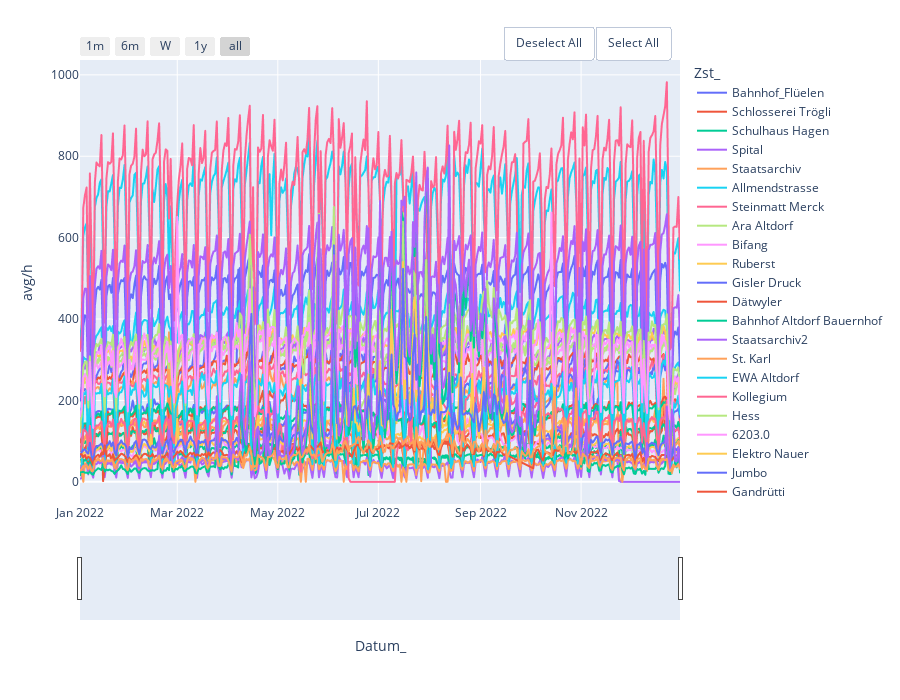

Write notebook code for a chart like this one.
### Code cell
fig = px.line(result, x="Datum_", y="avg/h", color='Zst_', height=700)

fig.update_layout(dict(updatemenus=[
                        dict(
                            type = "buttons",
                            direction = "left",
                            buttons=list([
                                dict(
                                    args=["visible", "legendonly"],
                                    label="Deselect All",
                                    method="restyle"
                                ),
                                dict(
                                    args=["visible", True],
                                    label="Select All",
                                    method="restyle"
                                )
                            ]),
                            pad={"r": 10, "t": 10},
                            showactive=False,
                            x=1,
                            xanchor="right",
                            y=1.1,
                            yanchor="top"
                        ),
                    ]
              ))
fig.update_layout(
    xaxis=dict(
        rangeselector=dict(
            buttons=list([
                dict(count=1,
                     label="1m",
                     step="month",
                     stepmode="backward"),
                dict(count=6,
                     label="6m",
                     step="month",
                     stepmode="backward"),
                dict(count=7,
                     label="W",
                     step="day",
                     stepmode="backward"),
                dict(count=1,
                     label="1y",
                     step="year",
                     stepmode="backward"),
                dict(step="all")
            ])
        ),
        rangeslider=dict(
            visible=True
        ),
        type="date"
    )
)

fig.show()
fig.write_html("PlotZählstellen")

### Figure 1 — Plotly figure (JSON) as saved in the notebook; plotly's stock layout.template omitted (floating-point values rounded to 4 significant figures; data arrays with more than 128 entries replaced by an {"elided": "..."} marker saying what was removed)
{"data": [{"hovertemplate": "Zst_=Bahnhof_Flüelen<br>Datum_=%{x}<br>avg/h=%{y}<extra></extra>", "legendgroup": "Bahnhof_Flüelen", "line": {"color": "#636efa", "dash": "solid"}, "marker": {"symbol": "circle"}, "mode": "lines", "name": "Bahnhof_Flüelen", "showlegend": true, "type": "scattergl", "x": {"elided": "365 str values"}, "xaxis": "x", "y": {"elided": "365 float values"}, "yaxis": "y"}, {"hovertemplate": "Zst_=Schlosserei Trögli<br>Datum_=%{x}<br>avg/h=%{y}<extra></extra>", "legendgroup": "Schlosserei Trögli", "line": {"color": "#EF553B", "dash": "solid"}, "marker": {"symbol": "circle"}, "mode": "lines", "name": "Schlosserei Trögli", "showlegend": true, "type": "scattergl", "x": {"elided": "365 str values"}, "xaxis": "x", "y": {"elided": "365 float values"}, "yaxis": "y"}, {"hovertemplate": "Zst_=Schulhaus Hagen<br>Datum_=%{x}<br>avg/h=%{y}<extra></extra>", "legendgroup": "Schulhaus Hagen", "line": {"color": "#00cc96", "dash": "solid"}, "marker": {"symbol": "circle"}, "mode": "lines", "name": "Schulhaus Hagen", "showlegend": true, "type": "scattergl", "x": {"elided": "365 str values"}, "xaxis": "x", "y": {"elided": "365 float values"}, "yaxis": "y"}, {"hovertemplate": "Zst_=Spital<br>Datum_=%{x}<br>avg/h=%{y}<extra></extra>", "legendgroup": "Spital", "line": {"color": "#ab63fa", "dash": "solid"}, "marker": {"symbol": "circle"}, "mode": "lines", "name": "Spital", "showlegend": true, "type": "scattergl", "x": {"elided": "365 str values"}, "xaxis": "x", "y": {"elided": "365 float values"}, "yaxis": "y"}, {"hovertemplate": "Zst_=Staatsarchiv<br>Datum_=%{x}<br>avg/h=%{y}<extra></extra>", "legendgroup": "Staatsarchiv", "line": {"color": "#FFA15A", "dash": "solid"}, "marker": {"symbol": "circle"}, "mode": "lines", "name": "Staatsarchiv", "showlegend": true, "type": "scattergl", "x": {"elided": "365 str values"}, "xaxis": "x", "y": {"elided": "365 float values"}, "yaxis": "y"}, {"hovertemplate": "Zst_=Allmendstrasse<br>Datum_=%{x}<br>avg/h=%{y}<extra></extra>", "legendgroup": "Allmendstrasse", "line": {"color": "#19d3f3", "dash": "solid"}, "marker": {"symbol": "circle"}, "mode": "lines", "name": "Allmendstrasse", "showlegend": true, "type": "scattergl", "x": {"elided": "365 str values"}, "xaxis": "x", "y": {"elided": "365 float values"}, "yaxis": "y"}, {"hovertemplate": "Zst_=Steinmatt Merck<br>Datum_=%{x}<br>avg/h=%{y}<extra></extra>", "legendgroup": "Steinmatt Merck", "line": {"color": "#FF6692", "dash": "solid"}, "marker": {"symbol": "circle"}, "mode": "lines", "name": "Steinmatt Merck", "showlegend": true, "type": "scattergl", "x": {"elided": "365 str values"}, "xaxis": "x", "y": {"elided": "365 float values"}, "yaxis": "y"}, {"hovertemplate": "Zst_=Ara Altdorf<br>Datum_=%{x}<br>avg/h=%{y}<extra></extra>", "legendgroup": "Ara Altdorf", "line": {"color": "#B6E880", "dash": "solid"}, "marker": {"symbol": "circle"}, "mode": "lines", "name": "Ara Altdorf", "showlegend": true, "type": "scattergl", "x": {"elided": "365 str values"}, "xaxis": "x", "y": {"elided": "365 float values"}, "yaxis": "y"}, {"hovertemplate": "Zst_=Bifang<br>Datum_=%{x}<br>avg/h=%{y}<extra></extra>", "legendgroup": "Bifang", "line": {"color": "#FF97FF", "dash": "solid"}, "marker": {"symbol": "circle"}, "mode": "lines", "name": "Bifang", "showlegend": true, "type": "scattergl", "x": {"elided": "365 str values"}, "xaxis": "x", "y": {"elided": "365 float values"}, "yaxis": "y"}, {"hovertemplate": "Zst_=Ruberst<br>Datum_=%{x}<br>avg/h=%{y}<extra></extra>", "legendgroup": "Ruberst", "line": {"color": "#FECB52", "dash": "solid"}, "marker": {"symbol": "circle"}, "mode": "lines", "name": "Ruberst", "showlegend": true, "type": "scattergl", "x": {"elided": "365 str values"}, "xaxis": "x", "y": {"elided": "365 float values"}, "yaxis": "y"}, {"hovertemplate": "Zst_=Gisler Druck<br>Datum_=%{x}<br>avg/h=%{y}<extra></extra>", "legendgroup": "Gisler Druck", "line": {"color": "#636efa", "dash": "solid"}, "marker": {"symbol": "circle"}, "mode": "lines", "name": "Gisler Druck", "showlegend": true, "type": "scattergl", "x": {"elided": "365 str values"}, "xaxis": "x", "y": {"elided": "365 float values"}, "yaxis": "y"}, {"hovertemplate": "Zst_=Dätwyler<br>Datum_=%{x}<br>avg/h=%{y}<extra></extra>", "legendgroup": "Dätwyler", "line": {"color": "#EF553B", "dash": "solid"}, "marker": {"symbol": "circle"}, "mode": "lines", "name": "Dätwyler", "showlegend": true, "type": "scattergl", "x": {"elided": "365 str values"}, "xaxis": "x", "y": {"elided": "365 float values"}, "yaxis": "y"}, {"hovertemplate": "Zst_=Bahnhof Altdorf Bauernhof<br>Datum_=%{x}<br>avg/h=%{y}<extra></extra>", "legendgroup": "Bahnhof Altdorf Bauernhof", "line": {"color": "#00cc96", "dash": "solid"}, "marker": {"symbol": "circle"}, "mode": "lines", "name": "Bahnhof Altdorf Bauernhof", "showlegend": true, "type": "scattergl", "x": {"elided": "365 str values"}, "xaxis": "x", "y": {"elided": "365 float values"}, "yaxis": "y"}, {"hovertemplate": "Zst_=Staatsarchiv2<br>Datum_=%{x}<br>avg/h=%{y}<extra></extra>", "legendgroup": "Staatsarchiv2", "line": {"color": "#ab63fa", "dash": "solid"}, "marker": {"symbol": "circle"}, "mode": "lines", "name": "Staatsarchiv2", "showlegend": true, "type": "scattergl", "x": {"elided": "365 str values"}, "xaxis": "x", "y": {"elided": "365 float values"}, "yaxis": "y"}, {"hovertemplate": "Zst_=St. Karl<br>Datum_=%{x}<br>avg/h=%{y}<extra></extra>", "legendgroup": "St. Karl", "line": {"color": "#FFA15A", "dash": "solid"}, "marker": {"symbol": "circle"}, "mode": "lines", "name": "St. Karl", "showlegend": true, "type": "scattergl", "x": {"elided": "365 str values"}, "xaxis": "x", "y": {"elided": "365 float values"}, "yaxis": "y"}, {"hovertemplate": "Zst_=EWA Altdorf<br>Datum_=%{x}<br>avg/h=%{y}<extra></extra>", "legendgroup": "EWA Altdorf", "line": {"color": "#19d3f3", "dash": "solid"}, "marker": {"symbol": "circle"}, "mode": "lines", "name": "EWA Altdorf", "showlegend": true, "type": "scattergl", "x": {"elided": "364 str values"}, "xaxis": "x", "y": {"elided": "364 float values"}, "yaxis": "y"}, {"hovertemplate": "Zst_=Kollegium<br>Datum_=%{x}<br>avg/h=%{y}<extra></extra>", "legendgroup": "Kollegium", "line": {"color": "#FF6692", "dash": "solid"}, "marker": {"symbol": "circle"}, "mode": "lines", "name": "Kollegium", "showlegend": true, "type": "scattergl", "x": {"elided": "365 str values"}, "xaxis": "x", "y": {"elided": "365 float values"}, "yaxis": "y"}, {"hovertemplate": "Zst_=Hess<br>Datum_=%{x}<br>avg/h=%{y}<extra></extra>", "legendgroup": "Hess", "line": {"color": "#B6E880", "dash": "solid"}, "marker": {"symbol": "circle"}, "mode": "lines", "name": "Hess", "showlegend": true, "type": "scattergl", "x": {"elided": "344 str values"}, "xaxis": "x", "y": {"elided": "344 float values"}, "yaxis": "y"}, {"hovertemplate": "Zst_=6203.0<br>Datum_=%{x}<br>avg/h=%{y}<extra></extra>", "legendgroup": "6203.0", "line": {"color": "#FF97FF", "dash": "solid"}, "marker": {"symbol": "circle"}, "mode": "lines", "name": "6203.0", "showlegend": true, "type": "scattergl", "x": {"elided": "359 str values"}, "xaxis": "x", "y": {"elided": "359 float values"}, "yaxis": "y"}, {"hovertemplate": "Zst_=Elektro Nauer<br>Datum_=%{x}<br>avg/h=%{y}<extra></extra>", "legendgroup": "Elektro Nauer", "line": {"color": "#FECB52", "dash": "solid"}, "marker": {"symbol": "circle"}, "mode": "lines", "name": "Elektro Nauer", "showlegend": true, "type": "scattergl", "x": {"elided": "364 str values"}, "xaxis": "x", "y": {"elided": "364 float values"}, "yaxis": "y"}, {"hovertemplate": "Zst_=Jumbo<br>Datum_=%{x}<br>avg/h=%{y}<extra></extra>", "legendgroup": "Jumbo", "line": {"color": "#636efa", "dash": "solid"}, "marker": {"symbol": "circle"}, "mode": "lines", "name": "Jumbo", "showlegend": true, "type": "scattergl", "x": {"elided": "365 str values"}, "xaxis": "x", "y": {"elided": "365 float values"}, "yaxis": "y"}, {"hovertemplate": "Zst_=Gandrütti<br>Datum_=%{x}<br>avg/h=%{y}<extra></extra>", "legendgroup": "Gandrütti", "line": {"color": "#EF553B", "dash": "solid"}, "marker": {"symbol": "circle"}, "mode": "lines", "name": "Gandrütti", "showlegend": true, "type": "scattergl", "x": {"elided": "364 str values"}, "xaxis": "x", "y": {"elided": "364 float values"}, "yaxis": "y"}, {"hovertemplate": "Zst_=Adlergarten<br>Datum_=%{x}<br>avg/h=%{y}<extra></extra>", "legendgroup": "Adlergarten", "line": {"color": "#00cc96", "dash": "solid"}, "marker": {"symbol": "circle"}, "mode": "lines", "name": "Adlergarten", "showlegend": true, "type": "scattergl", "x": {"elided": "365 str values"}, "xaxis": "x", "y": {"elided": "365 float values"}, "yaxis": "y"}, {"hovertemplate": "Zst_=Grund Gotthardstrasse<br>Datum_=%{x}<br>avg/h=%{y}<extra></extra>", "legendgroup": "Grund Gotthardstrasse", "line": {"color": "#ab63fa", "dash": "solid"}, "marker": {"symbol": "circle"}, "mode": "lines", "name": "Grund Gotthardstrasse", "showlegend": true, "type": "scattergl", "x": {"elided": "365 str values"}, "xaxis": "x", "y": {"elided": "365 float values"}, "yaxis": "y"}, {"hovertemplate": "Zst_=Grund Dorfstrasse<br>Datum_=%{x}<br>avg/h=%{y}<extra></extra>", "legendgroup": "Grund Dorfstrasse", "line": {"color": "#FFA15A", "dash": "solid"}, "marker": {"symbol": "circle"}, "mode": "lines", "name": "Grund Dorfstrasse", "showlegend": true, "type": "scattergl", "x": {"elided": "365 str values"}, "xaxis": "x", "y": {"elided": "365 float values"}, "yaxis": "y"}, {"hovertemplate": "Zst_=Sisag<br>Datum_=%{x}<br>avg/h=%{y}<extra></extra>", "legendgroup": "Sisag", "line": {"color": "#19d3f3", "dash": "solid"}, "marker": {"symbol": "circle"}, "mode": "lines", "name": "Sisag", "showlegend": true, "type": "scattergl", "x": {"elided": "365 str values"}, "xaxis": "x", "y": {"elided": "365 float values"}, "yaxis": "y"}, {"hovertemplate": "Zst_=Erstfeld-Silenen<br>Datum_=%{x}<br>avg/h=%{y}<extra></extra>", "legendgroup": "Erstfeld-Silenen", "line": {"color": "#FF6692", "dash": "solid"}, "marker": {"symbol": "circle"}, "mode": "lines", "name": "Erstfeld-Silenen", "showlegend": true, "type": "scattergl", "x": {"elided": "337 str values"}, "xaxis": "x", "y": {"elided": "337 float values"}, "yaxis": "y"}, {"hovertemplate": "Zst_=Birtschen<br>Datum_=%{x}<br>avg/h=%{y}<extra></extra>", "legendgroup": "Birtschen", "line": {"color": "#B6E880", "dash": "solid"}, "marker": {"symbol": "circle"}, "mode": "lines", "name": "Birtschen", "showlegend": true, "type": "scattergl", "x": {"elided": "363 str values"}, "xaxis": "x", "y": {"elided": "363 float values"}, "yaxis": "y"}, {"hovertemplate": "Zst_=Breiteli<br>Datum_=%{x}<br>avg/h=%{y}<extra></extra>", "legendgroup": "Breiteli", "line": {"color": "#FF97FF", "dash": "solid"}, "marker": {"symbol": "circle"}, "mode": "lines", "name": "Breiteli", "showlegend": true, "type": "scattergl", "x": {"elided": "363 str values"}, "xaxis": "x", "y": {"elided": "363 float values"}, "yaxis": "y"}, {"hovertemplate": "Zst_=Amsteg<br>Datum_=%{x}<br>avg/h=%{y}<extra></extra>", "legendgroup": "Amsteg", "line": {"color": "#FECB52", "dash": "solid"}, "marker": {"symbol": "circle"}, "mode": "lines", "name": "Amsteg", "showlegend": true, "type": "scattergl", "x": {"elided": "364 str values"}, "xaxis": "x", "y": {"elided": "364 float values"}, "yaxis": "y"}, {"hovertemplate": "Zst_=Silenen-Amsteg<br>Datum_=%{x}<br>avg/h=%{y}<extra></extra>", "legendgroup": "Silenen-Amsteg", "line": {"color": "#636efa", "dash": "solid"}, "marker": {"symbol": "circle"}, "mode": "lines", "name": "Silenen-Amsteg", "showlegend": true, "type": "scattergl", "x": {"elided": "364 str values"}, "xaxis": "x", "y": {"elided": "364 float values"}, "yaxis": "y"}, {"hovertemplate": "Zst_=Seelisberg<br>Datum_=%{x}<br>avg/h=%{y}<extra></extra>", "legendgroup": "Seelisberg", "line": {"color": "#EF553B", "dash": "solid"}, "marker": {"symbol": "circle"}, "mode": "lines", "name": "Seelisberg", "showlegend": true, "type": "scattergl", "x": {"elided": "345 str values"}, "xaxis": "x", "y": {"elided": "345 float values"}, "yaxis": "y"}, {"hovertemplate": "Zst_=Bahnhof Wassen<br>Datum_=%{x}<br>avg/h=%{y}<extra></extra>", "legendgroup": "Bahnhof Wassen", "line": {"color": "#00cc96", "dash": "solid"}, "marker": {"symbol": "circle"}, "mode": "lines", "name": "Bahnhof Wassen", "showlegend": true, "type": "scattergl", "x": {"elided": "363 str values"}, "xaxis": "x", "y": {"elided": "363 float values"}, "yaxis": "y"}, {"hovertemplate": "Zst_=Werkhalle Wassen<br>Datum_=%{x}<br>avg/h=%{y}<extra></extra>", "legendgroup": "Werkhalle Wassen", "line": {"color": "#ab63fa", "dash": "solid"}, "marker": {"symbol": "circle"}, "mode": "lines", "name": "Werkhalle Wassen", "showlegend": true, "type": "scattergl", "x": {"elided": "365 str values"}, "xaxis": "x", "y": {"elided": "365 float values"}, "yaxis": "y"}, {"hovertemplate": "Zst_=Südlich Keisel Göschenen<br>Datum_=%{x}<br>avg/h=%{y}<extra></extra>", "legendgroup": "Südlich Keisel Göschenen", "line": {"color": "#FFA15A", "dash": "solid"}, "marker": {"symbol": "circle"}, "mode": "lines", "name": "Südlich Keisel Göschenen", "showlegend": true, "type": "scattergl", "x": {"elided": "364 str values"}, "xaxis": "x", "y": {"elided": "364 float values"}, "yaxis": "y"}], "layout": {"height": 700, "legend": {"title": {"text": "Zst_"}, "tracegroupgap": 0}, "margin": {"t": 60}, "updatemenus": [{"buttons": [{"args": ["visible", "legendonly"], "label": "Deselect All", "method": "restyle"}, {"args": ["visible", true], "label": "Select All", "method": "restyle"}], "direction": "left", "pad": {"r": 10, "t": 10}, "showactive": false, "type": "buttons", "x": 1, "xanchor": "right", "y": 1.1, "yanchor": "top"}], "xaxis": {"anchor": "y", "domain": [0, 1], "rangeselector": {"buttons": [{"count": 1, "label": "1m", "step": "month", "stepmode": "backward"}, {"count": 6, "label": "6m", "step": "month", "stepmode": "backward"}, {"count": 7, "label": "W", "step": "day", "stepmode": "backward"}, {"count": 1, "label": "1y", "step": "year", "stepmode": "backward"}, {"step": "all"}]}, "rangeslider": {"visible": true}, "title": {"text": "Datum_"}, "type": "date"}, "yaxis": {"anchor": "x", "domain": [0, 1], "title": {"text": "avg/h"}}}}
